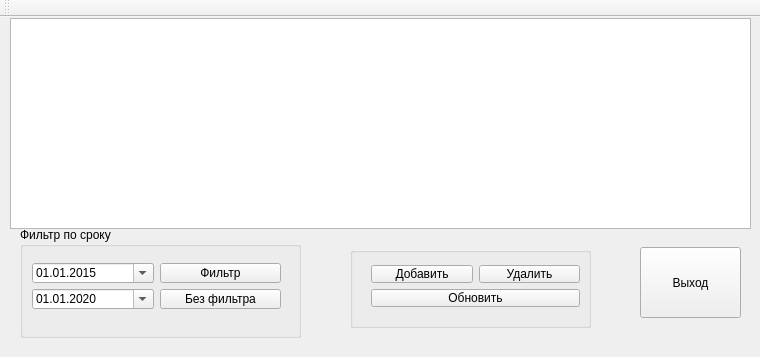
<?xml version="1.0" encoding="UTF-8"?>
<ui version="4.0">
 <class>MainWindow</class>
 <widget class="QMainWindow" name="MainWindow">
  <property name="geometry">
   <rect>
    <x>0</x>
    <y>0</y>
    <width>760</width>
    <height>357</height>
   </rect>
  </property>
  <property name="windowTitle">
   <string>Список задач на неделю</string>
  </property>
  <widget class="QWidget" name="centralWidget">
   <widget class="QPushButton" name="pushButton_exit">
    <property name="geometry">
     <rect>
      <x>640</x>
      <y>230</y>
      <width>101</width>
      <height>71</height>
     </rect>
    </property>
    <property name="text">
     <string>Выход</string>
    </property>
   </widget>
   <widget class="QTableView" name="tableView">
    <property name="geometry">
     <rect>
      <x>10</x>
      <y>1</y>
      <width>741</width>
      <height>211</height>
     </rect>
    </property>
    <property name="editTriggers">
     <set>QAbstractItemView::NoEditTriggers</set>
    </property>
    <property name="sortingEnabled">
     <bool>true</bool>
    </property>
    <attribute name="horizontalHeaderStretchLastSection">
     <bool>true</bool>
    </attribute>
   </widget>
   <widget class="QGroupBox" name="groupBox_add_del">
    <property name="geometry">
     <rect>
      <x>350</x>
      <y>230</y>
      <width>241</width>
      <height>81</height>
     </rect>
    </property>
    <property name="title">
     <string/>
    </property>
    <widget class="QWidget" name="layoutWidget-1">
     <property name="geometry">
      <rect>
       <x>10</x>
       <y>7</y>
       <width>231</width>
       <height>64</height>
      </rect>
     </property>
     <layout class="QGridLayout" name="gridLayout_Add_rem">
      <item row="0" column="0">
       <widget class="QPushButton" name="pushButton_add">
        <property name="text">
         <string>Добавить</string>
        </property>
       </widget>
      </item>
      <item row="0" column="1">
       <widget class="QPushButton" name="pushButton_del">
        <property name="text">
         <string>Удалить</string>
        </property>
       </widget>
      </item>
      <item row="1" column="0" colspan="2">
       <widget class="QPushButton" name="pushButton_update">
        <property name="text">
         <string>Обновить</string>
        </property>
       </widget>
      </item>
     </layout>
    </widget>
   </widget>
   <widget class="QGroupBox" name="groupBox_filter">
    <property name="geometry">
     <rect>
      <x>20</x>
      <y>210</y>
      <width>281</width>
      <height>111</height>
     </rect>
    </property>
    <property name="title">
     <string>Фильтр по сроку</string>
    </property>
    <widget class="QWidget" name="layoutWidget-2">
     <property name="geometry">
      <rect>
       <x>1</x>
       <y>25</y>
       <width>271</width>
       <height>68</height>
      </rect>
     </property>
     <layout class="QGridLayout" name="gridLayout_filter">
      <item row="0" column="0">
       <widget class="QDateEdit" name="dateEdit_min">
        <property name="displayFormat">
         <string>dd.MM.yyyy</string>
        </property>
        <property name="calendarPopup">
         <bool>true</bool>
        </property>
        <property name="date">
         <date>
          <year>2015</year>
          <month>1</month>
          <day>1</day>
         </date>
        </property>
       </widget>
      </item>
      <item row="0" column="1">
       <widget class="QPushButton" name="pushButton_filter">
        <property name="text">
         <string>Фильтр</string>
        </property>
       </widget>
      </item>
      <item row="1" column="0">
       <widget class="QDateEdit" name="dateEdit_max">
        <property name="displayFormat">
         <string>dd.MM.yyyy</string>
        </property>
        <property name="calendarPopup">
         <bool>true</bool>
        </property>
        <property name="date">
         <date>
          <year>2020</year>
          <month>1</month>
          <day>1</day>
         </date>
        </property>
       </widget>
      </item>
      <item row="1" column="1">
       <widget class="QPushButton" name="pushButton_filter_no">
        <property name="text">
         <string>Без фильтра</string>
        </property>
       </widget>
      </item>
     </layout>
    </widget>
   </widget>
  </widget>
  <widget class="QMenuBar" name="menuBar">
   <property name="geometry">
    <rect>
     <x>0</x>
     <y>0</y>
     <width>760</width>
     <height>28</height>
    </rect>
   </property>
  </widget>
  <widget class="QToolBar" name="mainToolBar">
   <attribute name="toolBarArea">
    <enum>TopToolBarArea</enum>
   </attribute>
   <attribute name="toolBarBreak">
    <bool>false</bool>
   </attribute>
  </widget>
 </widget>
 <layoutdefault spacing="6" margin="11"/>
 <resources/>
 <connections/>
</ui>
